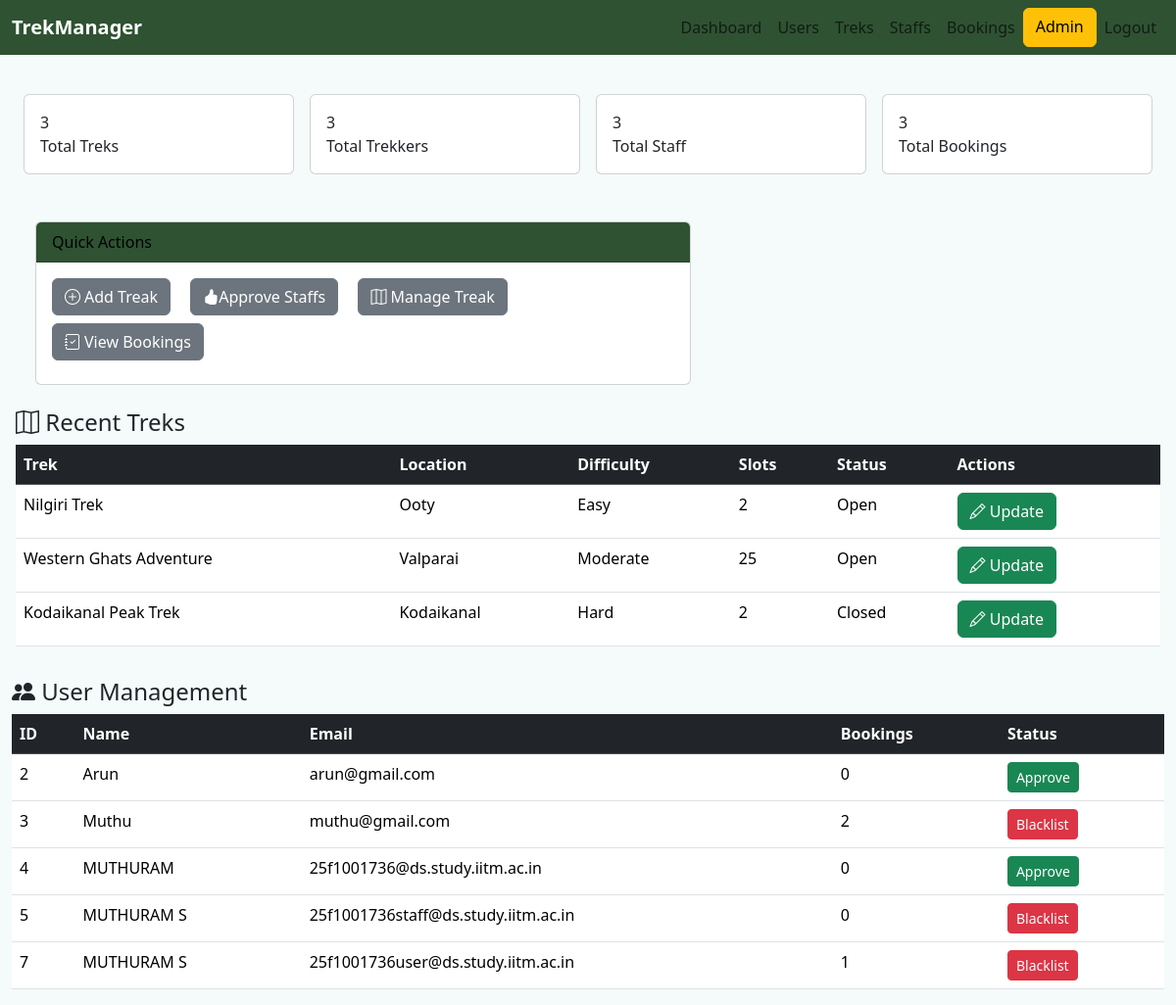
/admin (signed in), run on an earlier commit of the app's database.
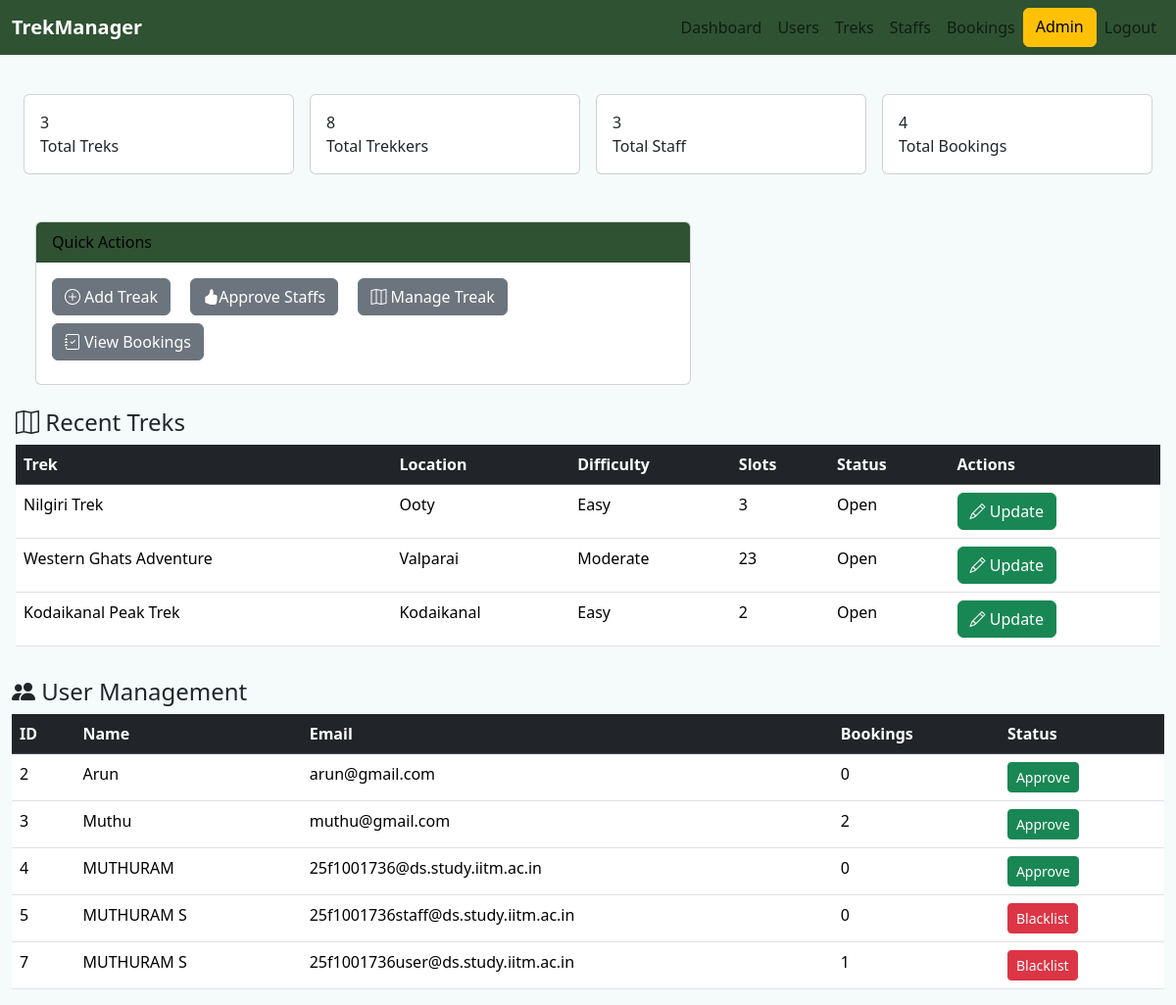
And on a later commit of the database.
### models.py (models this page shows)
class Trek(db.Model):
    Trek_Id=db.Column(db.Integer,primary_key=True,nullable=False)
    Trek_Name=db.Column(db.String(100),nullable=False)
    Location=db.Column(db.String(100),nullable=False)
    Duration=db.Column(db.Integer,nullable=False)
    Difficulty=db.Column(db.String(100),nullable=False)
    Price=db.Column(db.Integer,nullable=False)
    Total_Slots=db.Column(db.Integer,nullable=False)
    Staff_Id=db.Column(db.Integer,db.ForeignKey('user.Id'),nullable=True)
    Status=db.Column(db.String(100),nullable=False)
    Start_Date=db.Column(db.Date,nullable=False)
    End_Date=db.Column(db.Date,nullable=False)
    Description=db.Column(db.Text,nullable=True)
    bookings=db.relationship('Book',backref='trek')
    Available_Slots=db.Column(db.Integer,nullable=False)
    staff = db.relationship('User', foreign_keys=[Staff_Id])

class User(db.Model):
    Id=db.Column(db.Integer,primary_key=True)
    Username=db.Column(db.String(100),unique=False,nullable=False)
    Contact=db.Column(db.Integer)
    Email=db.Column(db.String(100),unique=True,nullable=False)
    Password=db.Column(db.String(100),unique=False,nullable=False)
    Role=db.Column(db.String(100),nullable=False)
    Status=db.Column(db.String(100),nullable=False)
    bookings=db.relationship('Book',backref='user')

### routes/admin.py (the view)
@app.route('/admin')
def admin():
    if "user_id" not in session:
        flash("Please login first.", "danger")
        return redirect(url_for("login"))
    if session["role"] != "Admin":
        flash("Access denied.", "danger")
        return redirect(url_for("login"))
    trek_detail = Trek.query.limit(5)
    user_list = User.query.limit(5)
    user_count = User.query.filter_by(Role="User").count()
    staff = User.query.filter_by(Role="Staff").count()
    bookings = Book.query.filter_by(Status="Booked").count()
    trek = Trek.query.count()
    users = User.query.filter_by(Role='User').all()
    for user in users:
        user.bookings_count = Book.query.filter_by(User_Id=user.Id, Status="Booked").count()
    return render_template("admin/admin.html", total_user=user_count, total_staff=staff, total_trek=trek,
                            total_bookings=bookings, trek_detail=trek_detail, user_list=user_list, users=users)

### templates/admin/admin.html (shortened to what the changed rows need)
<!DOCTYPE html>
<html>
<link href="https://cdn.jsdelivr.net/npm/bootstrap@5.3.7/dist/css/bootstrap.min.css" rel="stylesheet">
<link rel="stylesheet" href="https://cdn.jsdelivr.net/npm/bootstrap-icons@1.11.3/font/bootstrap-icons.min.css">
<body style="background-color:#F4FBFA">
    <div class="content">
        <div class="row g-3 mb-4 mt-4 ms-3 me-3">
    <div class="col-sm-6 col-lg-3">
        <div class="card stat-card p-3">
            <div class="stat-number">{{ total_user }}</div>
            <div class="stat-label">Total Trekkers</div>
        </div>
    </div>
    <div class="col-sm-6 col-lg-3">
        <div class="card stat-card p-3">
            <div class="stat-number">{{ total_bookings }}</div>
            <div class="stat-label">Total Bookings</div>
        </div>
    </div>
</div>
        <br>
    </div>
     <div class="ms-3 me-3">
     <table class="table table-hover mb-0me-2">
                <thead class="table-dark">
                    <span ><h4> <i class="bi bi-map "></i> Recent Treks</h4></span>
                    <tr><th>Trek</th><th>Location</th><th>Difficulty</th><th>Slots</th><th>Status</th><th>Actions</th></tr></thead>
                <tbody>
                    {% for t in trek_detail %}
                    <tr>
                        <td>{{ t.Trek_Name }}</td>
                        <td>{{t.Location}}</td>
                        <td>{{t.Difficulty}}</td>
                        <td>{{t.Available_Slots}}</td>
                        <td>{{t.Status}}</td>
                        <td>
                            <div>
                                <a href="{{url_for('add_trek',trek_id=t.Trek_Id)}}" class="btn btn-success"><i class="bi bi-pencil"></i> Update</a>
                            </div>
                        </td>
                    </tr>
                    {%else%}
                <tr>
                    <td colspan="6">
                        <p div class="text-center">No Treks Registered</p>
                    </td>
                </tr>
                    {% endfor  %}
      </tbody>
        </table>
        </div>
        <div class="container-fluid ">
            <div class="table-responsive">
        <table class="table table-hover">
        <thead class="table-dark">
            <h4 class="mt-3 mb-2"> <i class="bi bi-people-fill"></i> User Management</h4>
            <th>ID</th>
            <th>Name</th>
            <th>Email</th>
            <th>Bookings</th>
            <th>Status</th>
        </thead>
        <tbody>
                {%for i in user_list[1:]%}
                <tr>
                    <td>{{i.Id}}</td>
                    <td>{{i.Username}}</td>
                    <td>{{i.Email}}</td>
                    <td>{%if i.bookings_count%}
                            {{i.bookings_count}}
                        {%else%}
                        {{0}}
                        {%endif%}
                    </td>
                    <td>{% if i.Status=="Approved"%}
                        <a   href="{{url_for('user_blacklist',user_id=i.Id)}}" class="btn btn-danger btn-sm">Blacklist</a>
                        {%else%}
                        <a  href="{{url_for('user_approve',user_id=i.Id)}}"  class="btn btn-success btn-sm">Approve</a>
                        {%endif%}
                    </td>
                   </tr>
                   {%else%}
                <tr>
                    <td colspan="6">
                        <p div class="text-center">No Participants Registered</p>
                    </td>
                </tr>
            {%endfor%}
        </tbody>
        </table>
        </div>
        </div>
</body>
</html>

What changed in the data, as far as the page shows it:
changed Trek "Nilgiri Trek": Available_Slots "2" → "3"
changed Trek "Western Ghats Adventure": Available_Slots "25" → "23"
changed Trek "Kodaikanal Peak Trek": Difficulty "Hard" → "Easy"; Status "Closed" → "Open"
changed User "Muthu": Status "Blacklist" → "Approve"
Also different on the page:
{{ total_user }}: "3" → "8"
{{ total_bookings }}: "3" → "4"
